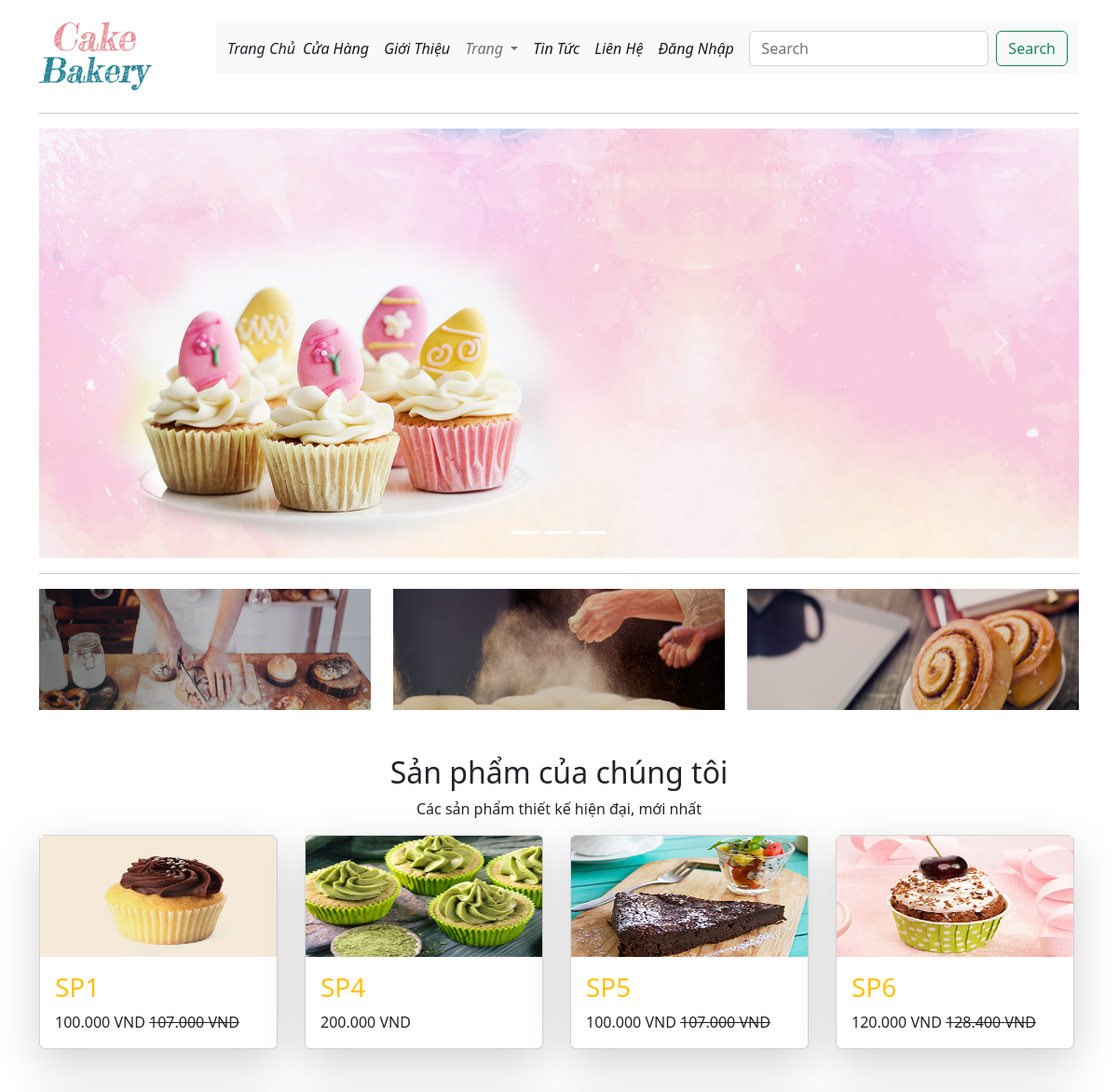
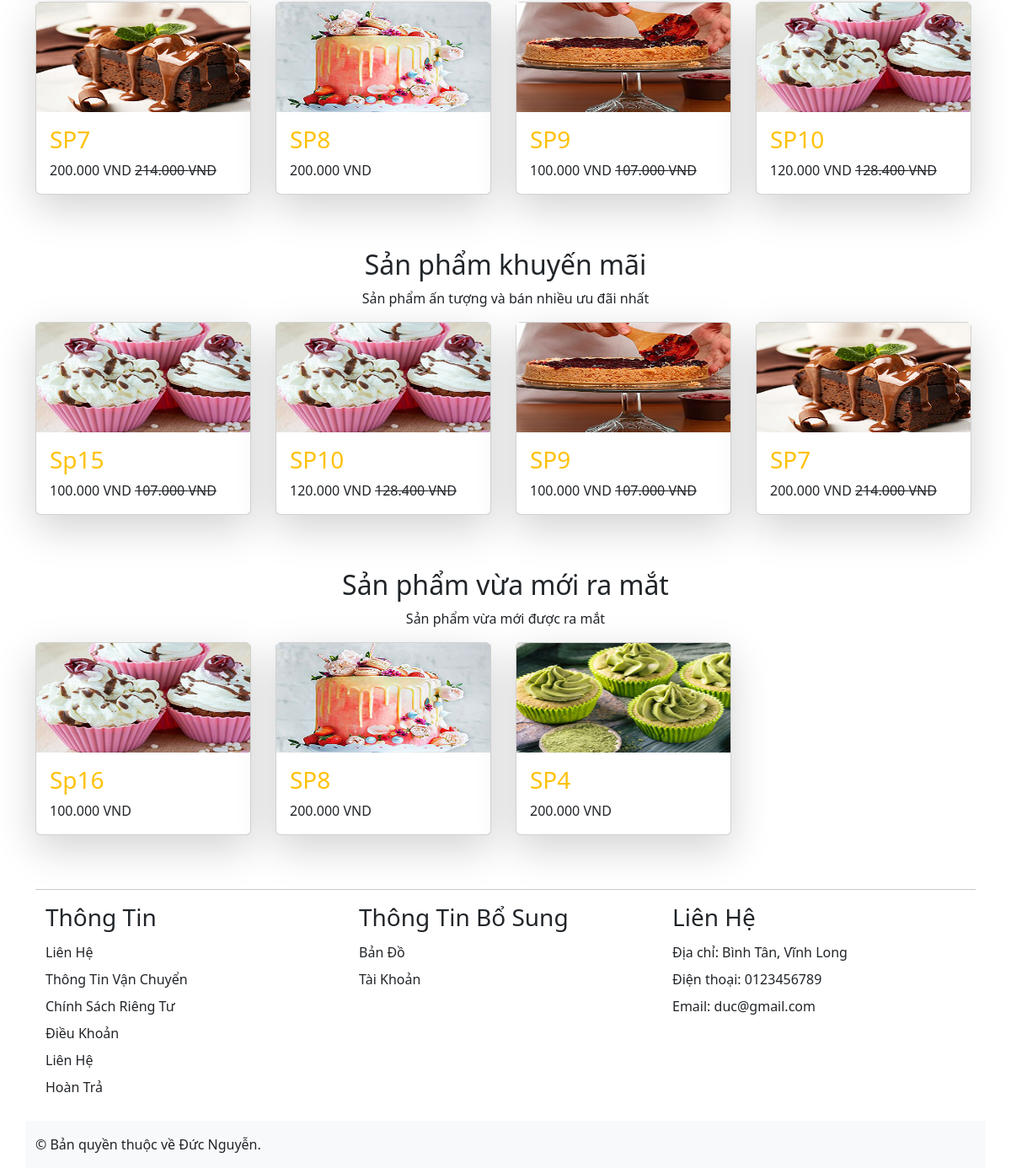
The page / on the database its author committed (2 pictures, top to bottom).
### tables this page shows
CREATE TABLE `tbl_slider` (
  `sliderId` int(11) NOT NULL,
  `sliderName` varchar(255) NOT NULL,
  `slider_image` varchar(255) NOT NULL,
  `type` int(11) NOT NULL
);

CREATE TABLE `tbl_product` (
  `productId` int(11) UNSIGNED NOT NULL,
  `productName` varchar(255) NOT NULL,
  `catId` int(11) UNSIGNED NOT NULL,
  `product_desc` varchar(255) NOT NULL,
  `type` int(11) NOT NULL,
  `sl_nhap` int(11) NOT NULL,
  `sl_banra` int(11) NOT NULL,
  `sl_conlai` int(11) NOT NULL,
  `price` int(11) NOT NULL,
  `image` varchar(255) NOT NULL,
  `status_product` int(11) NOT NULL,
  `ngaynhap` timestamp NOT NULL DEFAULT current_timestamp()
);

### lib/session.php (called while the page is built, shortened)
<?php
class Session{
    public static function get($key){
        if (isset($_SESSION[$key])) {
            return $_SESSION[$key];
        } else {
            return false;
        }
    }
}
?>

### classes/product.php (called while the page is built, shortened)
<?php
    $filepath = realpath(dirname(__FILE__));
    include_once($filepath.'/../lib/database.php');
    include_once($filepath.'/../helpers/format.php');
?>
<?php
    class product
    {
        private $db;
        public function __construct()
        {
            $this->db = new Database();
        }
        public function show_slider() {
            $query = "SELECT * FROM tbl_slider where type = '1' ORDER BY sliderId desc";
            $result = $this->db->select($query);
            return $result;
        }
        public function getproduct_promotion(){
            $query = "
            SELECT tbl_product.*, tbl_category.mode
            FROM tbl_product INNER JOIN tbl_category ON tbl_product.catId = tbl_category.catId
	        WHERE tbl_product.type = '1' AND tbl_product.status_product = '1' AND tbl_category.mode = '1'
            order by tbl_product.productId desc LIMIT 4";
            $result = $this->db->select($query);
            return $result;
        }
        public function getproduct_new(){
            $query = "
            SELECT tbl_product.*, tbl_category.mode
            FROM tbl_product INNER JOIN tbl_category ON tbl_product.catId = tbl_category.catId
	        WHERE tbl_product.type = '0' AND tbl_product.status_product = '1' AND tbl_category.mode = '1'
            order by tbl_product.productId desc LIMIT 4";
            $result = $this->db->select($query);
            return $result;
        }
        public function get_all_product(){
            $query = "
            SELECT tbl_product.*, tbl_category.mode
            FROM tbl_product INNER JOIN tbl_category ON tbl_product.catId = tbl_category.catId
	        WHERE tbl_product.status_product = '1' AND tbl_category.mode = '1'
            order by tbl_product.productId asc LIMIT 8";
            $result = $this->db->select($query);
            return $result;
        }
    }
?>

### lib/database.php (called while the page is built, shortened)
<?php
Class Database{
    public $host   = DB_HOST;
    public $user   = DB_USER;
    public $pass   = DB_PASS;
    public $dbname = DB_NAME;
    public $link;
    private function connectDB(){
        $this->link = new mysqli($this->host, $this->user, $this->pass, $this->dbname);
        mysqli_set_charset($this->link,"utf8");
    }
    public function select($query){
    $result = $this->link->query($query) or
    die($this->link->error.__LINE__);
    if($result->num_rows > 0){
        return $result;
    } else {
        return false;
    }
    }
}

### helpers/format.php (called while the page is built, shortened)
<?php
class Format {
    public function format_currency($n = 0) {
        $n = (string)$n;
        $n = strrev($n);
        $res='';
        for($i=0;$i < strlen($n);$i++){
            if($i%3==0 && $i!=0) {
            $res.='.';
        }
            $res.=$n[$i];
        }
        $res = strrev($res);
        return $res;
    }
}
?>

### index.php (the view)
<?php
	include('inc/header.php');
    include('inc/slider.php');
?>
        <div class="row">
            <div class="col-lg-4 col-md-6">
                 <div>
                     <div>
                        <a href="#"><img style="width: 356px;height: 130px;" src="img/bg/banner8.jpg" alt="#"></a>
                     </div>
                 </div>
             </div>
             <div class="col-lg-4 col-md-6">
                <div>
                    <div>
                        <a href="#"><img style="width: 356px;height: 130px;" src="img/bg/banner9.jpg" alt="#"></a>
                    </div>
                </div>
            </div>
            <div class="col-lg-4 col-md-6">
                <div>
                    <div>
                        <a href="#"><img style="width: 356px;height: 130px;" src="img/bg/banner10.jpg" alt="#"></a>
                    </div>
                </div>
            </div>
         </div>
        <div class="row mt-5">
            <div class="col-12 text-center">
               <div>
                    <h2>Sản phẩm của chúng tôi</h2>
                    <p>Các sản phẩm thiết kế hiện đại, mới nhất</p>
               </div>
            </div>
        </div>
        <div class="row">
            <?php
                $product_all = $product->get_all_product();
                if($product_all) {
                    while($result_all = $product_all->fetch_assoc()) {
            ?>
            <div class="col-3 mb-5 ">
                <div class="card shadow-lg" style="width: 16rem;">
                    <a href="product-details.php?proid=<?php echo $result_all['productId']; ?>"><img style="width: 254px;height: 130px; z-index:-1;" class="img-fluid" src="admin/uploads/<?php echo $result_all['image']; ?>" alt="First place"></a>
                    <div class="card-body">
                        <h3><a class="text-decoration-none text-warning" href="#"><?php echo $result_all['productName']; ?></a></h3>
                        <span class="current_price"><?php echo $fm->format_currency($result_all['price']). " "."VND"; ?></span>
                        <?php
                            if($result_all['type'] == '1') {
                        ?>
                        <span class="text-decoration-line-through"><?php echo $fm->format_currency($result_all['price']+$result_all['price']*0.07). " "."VND"; ?></span>
                        <?php
                            }
                        ?>
                    </div>
                </div>
            </div>
            <?php
                }
            }
            ?>
        </div>
        <div class="row mt-3">
            <div class="col-12 text-center">
               <div>
                    <h2>Sản phẩm khuyến mãi</h2>
                    <p>Sản phẩm ấn tượng và bán nhiều ưu đãi nhất</p>
               </div>
            </div>
        </div>
        <div class="row">
            <?php
                $product_promotion = $product->getproduct_promotion();
                if($product_promotion) {
                    while($result_promotion = $product_promotion->fetch_assoc()) {
            ?>
            <div class="col-3 mb-5 ">
                <div class="card shadow-lg" style="width: 16rem;">
                    <a href="product-details.php?proid=<?php echo $result_promotion['productId']; ?>"><img style="width: 254px;height: 130px;" class="img-fluid" src="admin/uploads/<?php echo $result_promotion['image']; ?>" alt="First place"></a>
                    <div class="card-body">
                        <h3><a class="text-decoration-none text-warning" href="#"><?php echo $result_promotion['productName']; ?></a></h3>
                        <span ><?php echo $fm->format_currency($result_promotion['price']). " "."VND"; ?></span>
                        <span class="text-decoration-line-through"><?php echo $fm->format_currency($result_promotion['price']+$result_promotion['price']*0.07). " "."VND"; ?></span>
                    </div>
                </div>
            </div>
            <?php
                    }
                }
            ?>
        </div>
    <div class="row mt-3">
        <div class="col-12 text-center">
            <div>
                <h2>Sản phẩm vừa mới ra mắt </h2>
                <p>Sản phẩm vừa mới được ra mắt</p>
            </div>
        </div>
    </div>
	<div class="row">
		<?php
			$product_new = $product->getproduct_new();
			if($product_new) {
				while($result_new = $product_new->fetch_assoc()) {
		?>
		<div class="col-3 mb-5 ">
			<div class="card shadow-lg" style="width: 16rem;">
				<a href="product-details.php?proid=<?php echo $result_new['productId']; ?>"><img style="width: 254px;height: 130px;" class="img-fluid" src="admin/uploads/<?php echo $result_new['image']; ?>" alt="First place"></a>
				<div class="card-body">
                    <h3><a class="text-decoration-none text-warning" href="#"><?php echo $result_new['productName']; ?></a></h3>
                    <span ><?php echo $fm->format_currency($result_new['price']). " "."VND"; ?></span>
				</div>
			</div>
		</div>
		<?php
				}
			}
		?>
	</div>
<?php
	include('inc/footer.php');
?>

### inc/header.php (shortened to what this page needs)
<?php
    include('lib/session.php');
?>
<?php
	include_once('lib/database.php');
    include_once('helpers/format.php');
	$fm = new Format();
	$product = new product();
?>
<!DOCTYPE html>
<html lang="en">
<head>
    <link href="https://cdn.jsdelivr.net/npm/bootstrap@5.2.0/dist/css/bootstrap.min.css" rel="stylesheet">
    <link rel="stylesheet" href="css/style.css">
</head>
<body>
    <div class="container">
        <div class="row mt-4">
            <div class="col-2">
                <h1><img src="img/logo/logo.png"/></h1>
            </div>
            <div class="col-10">
                <nav class="navbar navbar-expand-lg bg-light">
                    <div class="container-fluid fst-italic">
                        <a class="nav-link active" aria-current="page" href="index.php">Trang Chủ</a>
                        <div class="collapse navbar-collapse" id="navbarSupportedContent">
                            <ul class="navbar-nav me-auto mb-2 mb-lg-0">
                                <li class="nav-item">
                                    <a class="nav-link active" aria-current="page" href="shop_category.php">Cửa Hàng</a>
                                </li>
                                <li class="nav-item">
                                    <a class="nav-link active" aria-current="page" href="about.php">Giới Thiệu</a>
                                </li>
                                <li class="nav-item dropdown">
                                    <a class="nav-link dropdown-toggle" href="#" role="button" data-bs-toggle="dropdown" aria-expanded="false">
                                    Trang
                                    </a>
                                </li>
                                <li class="nav-item">
                                    <a class="nav-link active" aria-current="page" href="blog.php">Tin Tức</a>
                                </li>
                                <li class="nav-item">
                                    <a class="nav-link active" aria-current="page" href="contact.php">Liên Hệ</a>
                                </li>
                                <?php
                                    $login_check = Session::get('customer_login');
                                    if($login_check==false) {
                                        echo '<li class="nav-item"><a class="nav-link active" aria-current="page" href="login.php">Đăng Nhập</a></li>';
                                    }
                                    else{
                                        echo '<li class="nav-item"><a class="nav-link active" aria-current="page" href="?customer_id='.Session::get('customer_id') .'">Đăng Xuất</a></li>';
                                    }
                                ?>
                            </ul>
                            <form class="d-flex" role="search" action="search.php" method="POST">
                                <input class="form-control me-2" type="search" placeholder="Search" aria-label="Search" name="tukhoa">
                                <button class="btn btn-outline-success" name="search_product" type="submit">Search</button>
                            </form>
                        </div>
                    </div>
                </nav>
            </div>
        </div>
        <hr/>

### inc/slider.php
<div id="carousel-example-generic" class="carousel slide" data-interval="5000" data-bs-ride="carousel">
    <ul class="carousel-indicators">
        <?php
            $get_slider = $product->show_slider();
                if($get_slider) {
                    $i = 0;
                    while($result_slider = $get_slider->fetch_assoc()) {
        ?>
        <li data-bs-target="#carousel-example-generic" data-bs-slide-to="<?php echo $i ?>" class="active"></li>
        <?php
            $i++;
                }
            }
        ?>
    </ul>
    <div class="carousel-inner">
        <?php
            $get_slider = $product->show_slider();
                if($get_slider) {
                    while($result_slider = $get_slider->fetch_assoc()) {
        ?>
        <div class="carousel-item active">
            <img class="img-fluid w-100" src="admin/uploads/<?php echo $result_slider['slider_image'] ?>" />
        </div>
        <?php
                }
            }
        ?>
    </div>
    <a class="carousel-control-prev" href="#carousel-example-generic" data-bs-slide="prev">
        <span class="carousel-control-prev-icon"></span>
    </a>
    <a class="carousel-control-next" href="#carousel-example-generic" data-bs-slide="next">
        <span class="carousel-control-next-icon"></span>
    </a>
</div>
<hr/>

### inc/footer.php (shortened to what this page needs)
<hr/>
        <footer>
            <div class="container fst-normal">
                <div class="row">
                    <div class="col-6 col-md-4 lh-lg">
                        <h3>Thông Tin</h3>
                        <div>
                            <span>Liên Hệ</span>
                        </div>
                        <div>
                            <span>Thông Tin Vận Chuyển</span>
                        </div>
                        <div>
                            <span>Chính Sách Riêng Tư</span>
                        </div>
                        <div>
                            <span>Điều Khoản</span>
                        </div>
                        <div>
                            <span>Liên Hệ</span>
                        </div>
                        <div>
                            <span>Hoàn Trả</span>
                        </div>
                    </div>
                    <div class="col-6 col-md-4 lh-lg">
                        <h3>Thông Tin Bổ Sung</h3>
                        <div>
                            <span>Bản Đồ</span>
                        </div>
                        <div>
                            <span>Tài Khoản</span>
                        </div>
                    </div>
                    <div class="col-6 col-md-4 lh-lg">
                        <h3>Liên Hệ</h3>
                        <div>
                            <span>Địa chỉ: Bình Tân, Vĩnh Long</span>
                        </div>
                        <div>
                            <span>Điện thoại: 0123456789</span>
                        </div>
                        <div>
                            <span>Email: duc@gmail.com</span>
                        </div>
                    </div>
                </div>
              </div>
              <div class="row mt-4 bg-light">
                <div class="col-6 mt-3">
                    <p>© Bản quyền thuộc về Đức Nguyễn.</p>
                </div>
            </div>
        </footer>
    </div>
</body>
</html>

### rows shown on the page
tbl_slider: slider_image (picture)
tbl_product: image (picture), productName "SP1", price "100.000", price "107.000"
tbl_product: image (picture), productName "SP4", price "200.000"
tbl_product: image (picture), productName "SP5", price "100.000", price "107.000"
tbl_product: image (picture), productName "SP6", price "120.000", price "128.400"
tbl_product: image (picture), productName "SP7", price "200.000", price "214.000"
tbl_product: image (picture), productName "SP8", price "200.000"
tbl_product: image (picture), productName "SP9", price "100.000", price "107.000"
tbl_product: image (picture), productName "SP10", price "120.000", price "128.400"
tbl_product: image (picture), productName "Sp15", price "100.000", price "107.000"
tbl_product: image (picture), productName "Sp16", price "100.000"
